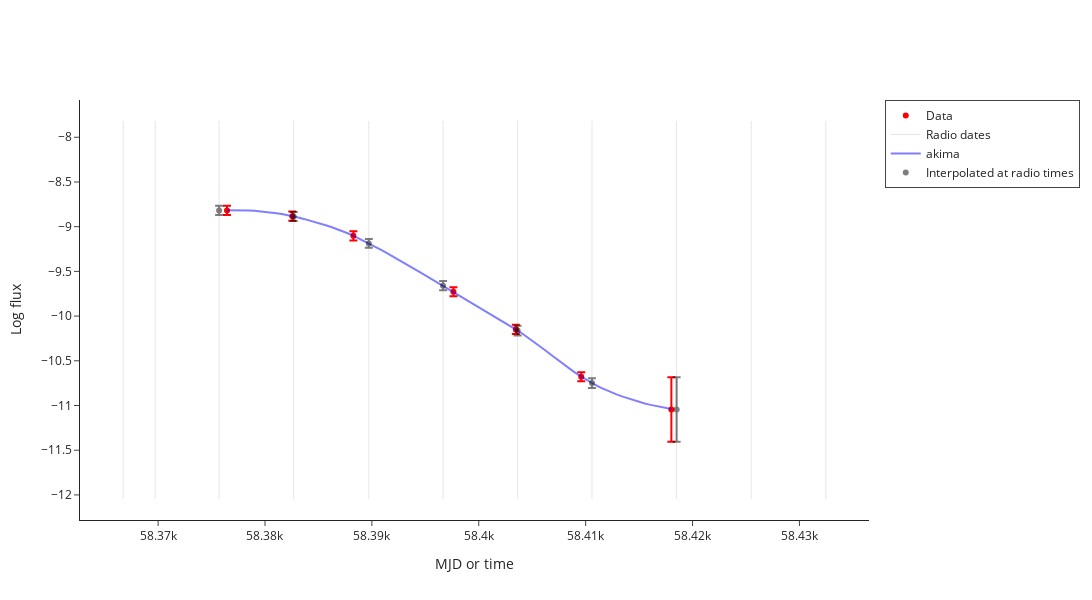

Notebook cell for this chart:
### Markdown cell above
# Interpolation

### Code cell
interpolated_data = make_interpolated_Lr_Lx_df(radio_df, xray_df, source_df, plotly=True)

### Figure 1 — Plotly figure (JSON) as saved in the notebook; plotly's stock layout.template omitted (floating-point values rounded to 4 significant figures)
{"data": [{"error_y": {"array": [0.05208, 0.05226, 0.05163, 0.05109, 0.05295, 0.05098, 0.361], "type": "data", "visible": true}, "marker": {"color": "red"}, "mode": "markers", "name": "Data", "type": "scatter", "x": [58380.0, 58380.0, 58390.0, 58400.0, 58400.0, 58410.0, 58420.0], "y": [-8.818, -8.883, -9.102, -9.728, -10.15, -10.68, -11.05]}, {"marker": {"color": "red", "symbol": "triangle-down"}, "mode": "markers", "name": "3-sigma upper limits", "type": "scatter", "x": [], "y": []}, {"line": {"color": "black", "dash": "solid", "width": 1}, "mode": "lines", "name": "Radio dates", "opacity": 0.1, "showlegend": true, "type": "scatter", "x": [58370.0, 58370.0], "y": [-12.05, -7.818]}, {"line": {"color": "black", "dash": "solid", "width": 1}, "mode": "lines", "opacity": 0.1, "showlegend": false, "type": "scatter", "x": [58370.0, 58370.0], "y": [-12.05, -7.818]}, {"line": {"color": "black", "dash": "solid", "width": 1}, "mode": "lines", "opacity": 0.1, "showlegend": false, "type": "scatter", "x": [58380.0, 58380.0], "y": [-12.05, -7.818]}, {"line": {"color": "black", "dash": "solid", "width": 1}, "mode": "lines", "opacity": 0.1, "showlegend": false, "type": "scatter", "x": [58380.0, 58380.0], "y": [-12.05, -7.818]}, {"line": {"color": "black", "dash": "solid", "width": 1}, "mode": "lines", "opacity": 0.1, "showlegend": false, "type": "scatter", "x": [58390.0, 58390.0], "y": [-12.05, -7.818]}, {"line": {"color": "black", "dash": "solid", "width": 1}, "mode": "lines", "opacity": 0.1, "showlegend": false, "type": "scatter", "x": [58400.0, 58400.0], "y": [-12.05, -7.818]}, {"line": {"color": "black", "dash": "solid", "width": 1}, "mode": "lines", "opacity": 0.1, "showlegend": false, "type": "scatter", "x": [58400.0, 58400.0], "y": [-12.05, -7.818]}, {"line": {"color": "black", "dash": "solid", "width": 1}, "mode": "lines", "opacity": 0.1, "showlegend": false, "type": "scatter", "x": [58410.0, 58410.0], "y": [-12.05, -7.818]}, {"line": {"color": "black", "dash": "solid", "width": 1}, "mode": "lines", "opacity": 0.1, "showlegend": false, "type": "scatter", "x": [58420.0, 58420.0], "y": [-12.05, -7.818]}, {"line": {"color": "black", "dash": "solid", "width": 1}, "mode": "lines", "opacity": 0.1, "showlegend": false, "type": "scatter", "x": [58430.0, 58430.0], "y": [-12.05, -7.818]}, {"line": {"color": "black", "dash": "solid", "width": 1}, "mode": "lines", "opacity": 0.1, "showlegend": false, "type": "scatter", "x": [58430.0, 58430.0], "y": [-12.05, -7.818]}, {"line": {"color": "blue", "dash": "solid"}, "mode": "lines", "name": "akima", "opacity": 0.5, "type": "scatter", "x": [58380.0, 58380.0, 58380.0, 58380.0, 58380.0, 58380.0, 58380.0, 58380.0, 58380.0, 58380.0, 58380.0, 58380.0, 58380.0, 58380.0, 58380.0, 58380.0, 58380.0, 58390.0, 58390.0, 58390.0, 58390.0, 58390.0, 58390.0, 58390.0, 58390.0, 58390.0, 58390.0, 58390.0, 58390.0, 58390.0, 58390.0, 58390.0, 58390.0, 58390.0, 58390.0, 58390.0, 58390.0, 58400.0, 58400.0, 58400.0, 58400.0, 58400.0, 58400.0, 58400.0, 58400.0, 58400.0, 58400.0, 58400.0, 58400.0, 58400.0, 58400.0, 58400.0, 58400.0, 58400.0, 58400.0, 58400.0, 58410.0, 58410.0, 58410.0, 58410.0, 58410.0, 58410.0, 58410.0, 58410.0, 58410.0, 58410.0, 58410.0, 58410.0, 58410.0, 58410.0, 58410.0, 58410.0, 58410.0, 58410.0, 58410.0, 58410.0, 58420.0, 58420.0, 58420.0, 58420.0, 58420.0, 58420.0], "y": [-8.817, -8.816, -8.816, -8.817, -8.819, -8.823, -8.827, -8.833, -8.841, -8.849, -8.859, -8.871, -8.884, -8.898, -8.913, -8.93, -8.947, -8.965, -8.984, -9.004, -9.025, -9.048, -9.073, -9.101, -9.13, -9.161, -9.192, -9.224, -9.257, -9.29, -9.324, -9.359, -9.395, -9.43, -9.466, -9.502, -9.538, -9.574, -9.61, -9.646, -9.682, -9.718, -9.754, -9.791, -9.828, -9.864, -9.901, -9.937, -9.974, -10.01, -10.05, -10.09, -10.12, -10.16, -10.2, -10.25, -10.29, -10.34, -10.38, -10.43, -10.48, -10.52, -10.57, -10.61, -10.65, -10.69, -10.73, -10.77, -10.8, -10.83, -10.85, -10.88, -10.9, -10.92, -10.94, -10.96, -10.98, -10.99, -11.0, -11.02, -11.03, -11.04]}, {"error_y": {"array": [NaN, NaN, 0.05208, 0.05155, 0.04962, 0.05164, 0.05437, 0.05458, 0.361, NaN, NaN], "type": "data", "visible": true}, "marker": {"color": "black"}, "mode": "markers", "name": "Interpolated at radio times", "opacity": 0.5, "type": "scatter", "x": [58370.0, 58370.0, 58380.0, 58380.0, 58390.0, 58400.0, 58400.0, 58410.0, 58420.0, 58430.0, 58430.0], "y": [NaN, NaN, -8.818, -8.886, -9.187, -9.66, -10.16, -10.75, -11.05, NaN, NaN]}, {"marker": {"color": "black", "symbol": "triangle-down"}, "mode": "markers", "showlegend": false, "type": "scatter", "x": [], "y": []}], "layout": {"height": 600, "legend": {"borderwidth": 1}, "width": 1200, "xaxis": {"title": {"text": "MJD or time"}}, "yaxis": {"title": {"text": "Log flux"}}}}
